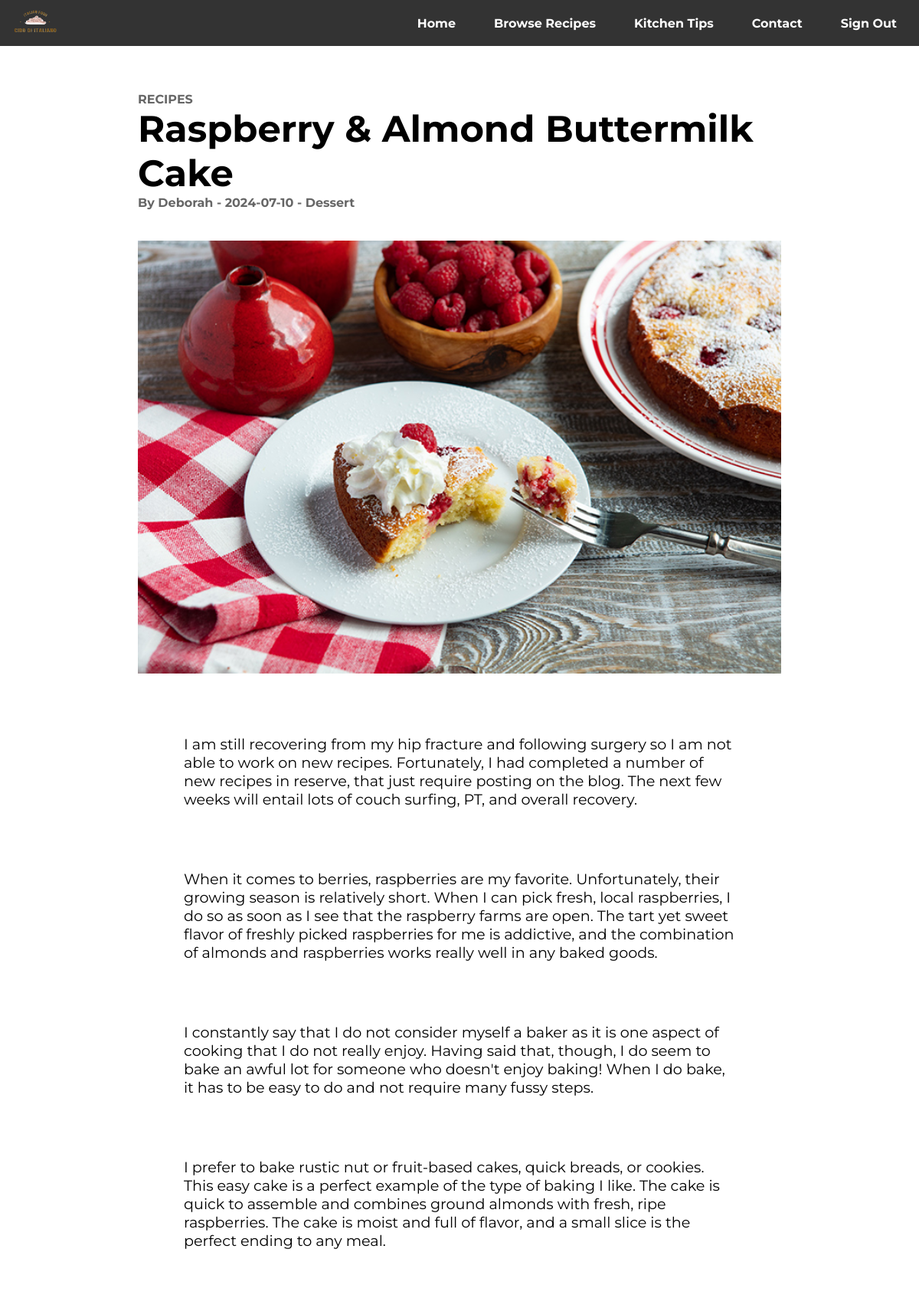
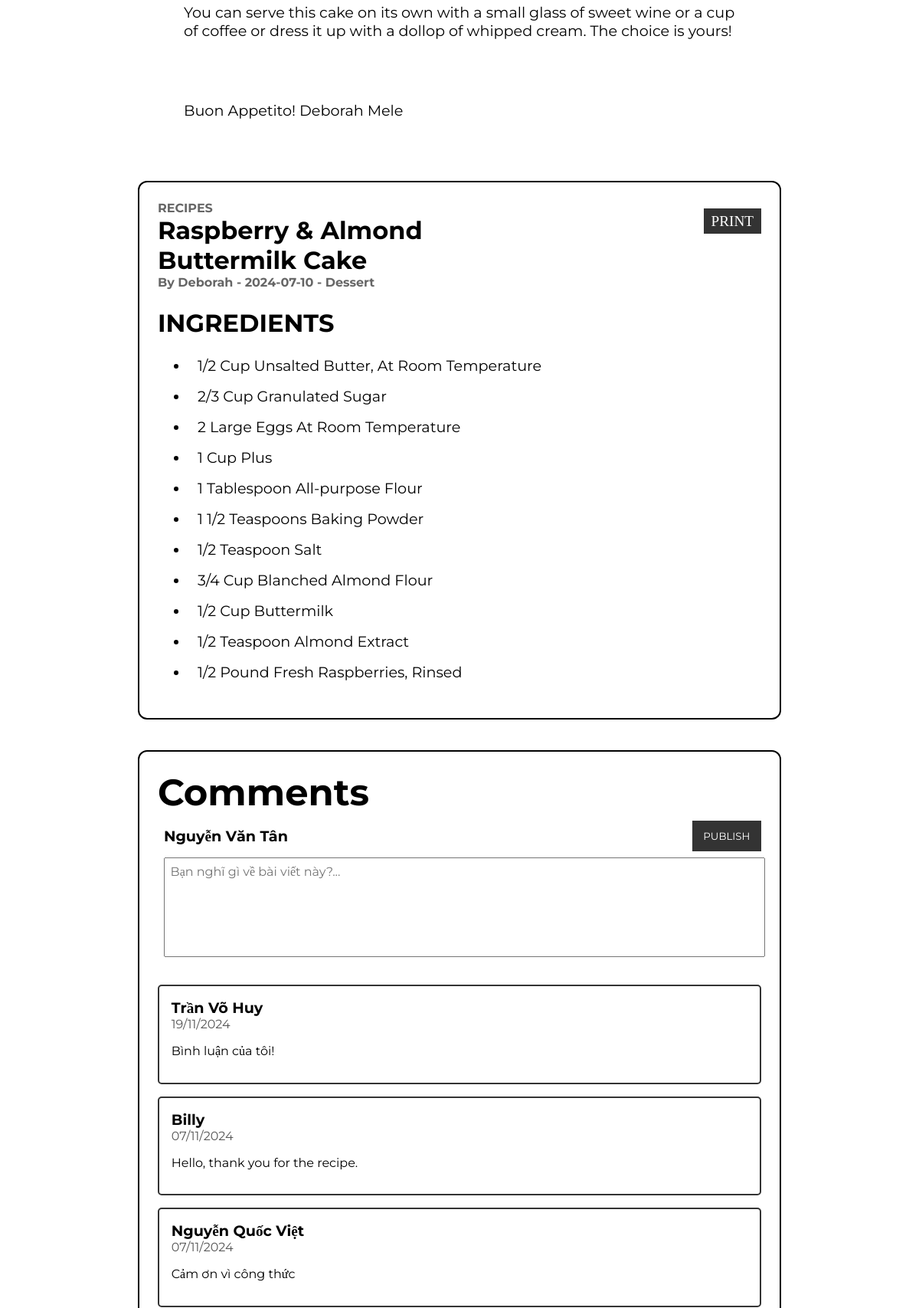
The page /DoAnWeb/post.php?ID=11 (signed in, upper part) on the database its author committed (2 pictures, top to bottom).
### tables this page shows
CREATE TABLE `foods` (
  `ID` int(11) NOT NULL,
  `NAME` varchar(255) NOT NULL,
  `AUTHOR` varchar(255) NOT NULL,
  `UPLOAD` date NOT NULL,
  `DESCRIPTION` text NOT NULL,
  `INGREDIENTS` text NOT NULL,
  `MAIN_IMAGE` text NOT NULL,
  `CATEGORY` varchar(255) NOT NULL
);

CREATE TABLE `comments` (
  `ID` int(11) NOT NULL,
  `USER_ID` int(11) NOT NULL,
  `POST_ID` int(11) NOT NULL,
  `COMMENT` text NOT NULL,
  `CREATED_TIME` timestamp NOT NULL DEFAULT current_timestamp() ON UPDATE current_timestamp()
);

CREATE TABLE `users` (
  `ID` int(11) NOT NULL,
  `NAME` varchar(255) NOT NULL,
  `USERNAME` varchar(255) NOT NULL,
  `PASSWORD` varchar(255) NOT NULL,
  `ROLE` enum('admin','user') NOT NULL DEFAULT 'user'
);

### DoAnWeb/post.php (the view, shortened to what this page needs)
<?php
include 'data.php';
$content = '';
if (isset($_GET['ID'])) {
    $id = intval($_GET['ID']);
    $sql = "SELECT * FROM foods WHERE ID = ?";
    $stmt = mysqli_prepare($conn, $sql);
    mysqli_stmt_bind_param($stmt, "i", $id);
    mysqli_stmt_execute($stmt);
    $result = mysqli_stmt_get_result($stmt);
    if ($result) {
        if ($row = mysqli_fetch_assoc($result)) {
            $content .= "<p class=\"mini-title\">RECIPES</p>";
            $content .= "<p class=\"title\">" . htmlspecialchars($row['NAME']) . "</p>";
            $content .= "<p class=\"subtitle\">By " . htmlspecialchars($row['AUTHOR']) . " - " . htmlspecialchars($row['UPLOAD']) . " - " . htmlspecialchars($row['CATEGORY']) . "</p>";
            $content .= "<img src=\"" . htmlspecialchars($row['MAIN_IMAGE']) . "\">";
            $content .= "<div style=\"height: 5vh;\"></div>";
            $descriptions = explode('|', $row['DESCRIPTION']);
            foreach ($descriptions as $description) {
                $content .= '<p class="content">' . htmlspecialchars(trim($description)) . '</p>';
            }
            $content .= "<div style=\"height: 5vh;\"></div>";
            $content .= "<div class=\"ingredients\">";
            $content .= "<div class=\"header\">";
            $content .= "<div class=\"left\">";
            $content .= "<p class=\"mini-title\">RECIPES</p>";
            $content .= "<p class=\"title\">" . htmlspecialchars($row['NAME']) . "</p>";
            $content .= "<p class=\"subtitle\">By " . htmlspecialchars($row['AUTHOR']) . " - " . htmlspecialchars($row['UPLOAD']) . " - " . htmlspecialchars($row['CATEGORY']) . "</p>";
            $content .= "</div>";
            $content .= "<div class=\"right\">";
            $content .= "<div class=\"overlay-button-black\"><a href=\"#\">PRINT</a></div>";
            $content .= "</div>";
            $content .= "</div>";
            $content .= "<p class=\"title\">INGREDIENTS</p>";
            $content .= "<ul>";
            $ingredients = explode('|', $row['INGREDIENTS']);
            foreach ($ingredients as $ingredient) {
                $content .= '<li class="content">' . htmlspecialchars(trim($ingredient)) . '</li>';
            }
            $content .= "</ul>";
            $content .= "</div>";
        } else {
            header('Location: not-found.php');
            exit();
        }
    } else {
        header('Location: not-found.php');
        exit();
    }
} else {
    header('Location: not-found.php');
    exit();
}
?>
<!DOCTYPE html>
<html lang="en">
<head>
    <link rel="stylesheet" href="styles/permanent.css">
    <link rel="stylesheet" href="styles/styles.css">
    <link rel="stylesheet" href="styles/post.css">
</head>
<body>
    <header>
        <div class="logo">
            <a href="index.php"><img src="images/logo-3.png"></a>
        </div>
        <nav class="nav-menu">
            <a href="index.php">Home</a>
            <a href="main-menu.php">Browse Recipes</a>
            <a href="tips.php">Kitchen Tips</a>
            <a href="contact.php">Contact</a>
            <?php if (isset($_SESSION['username'])): ?>
                <a href="sign-out.php">Sign Out</a>
            <?php else: ?>
                <a href="sign-in.php">Sign In</a>
            <?php endif; ?>
        </nav>
    </header>
    <div class="post">
        <?php echo $content;?>
        <div class="comments" id="comments">
                <p class="title">Comments</p>
                <form class="comment-form" method="POST">
                    <div class="comment-top">
                        <?php if (isset($_SESSION['name'])): ?>
                            <p class="comment-name"><?php echo htmlspecialchars($_SESSION['name']); ?></p>
                        <?php else: ?>
                            <p class="comment-name">Đăng nhập để bình luận</p>
                        <?php endif; ?>
                        <button class="comment-button" style="float: right;" type="submit" name="submit" formaction="#comments">PUBLISH</button>
                    </div>
                    <textarea class="comment-input" name="comment" placeholder="Bạn nghĩ gì về bài viết này?..."></textarea>
                </form>
                <?php
                    $post_id = intval($_GET['ID']);
                    $sql = "SELECT C.ID, C.COMMENT, C.CREATED_TIME, U.NAME, U.ID AS USER_ID FROM COMMENTS C JOIN USERS U ON C.USER_ID = U.ID WHERE C.POST_ID = ? ORDER BY C.CREATED_TIME DESC";
                    $stmt = $conn->prepare($sql);
                    $stmt->bind_param("i", $post_id);
                    $stmt->execute();
                    $result = $stmt->get_result();
                    while ($row = $result->fetch_assoc()) {
                        echo '<div class="comment">';
                        echo '    <div class="comment-top">';
                        echo '        <div>';
                        echo '            <p class="comment-name">' . htmlspecialchars($row['NAME']) . '</p>';
                        echo '            <p class="comment-date">' . date("d/m/Y", strtotime($row['CREATED_TIME'])) . '</p>';
                        echo '        </div>';
                        echo '    </div>';
                        echo '    <p class="comment-post">' . htmlspecialchars($row['COMMENT']) . '</p>';
                        echo '</div>';
                    }
                    ?>
            </div>
    </div>
</body>
</html>

### DoAnWeb/styles/permanent.css (style rules this page uses)
header { background-color: #333333; padding: 10px; display: flex; align-items: center; justify-content: space-between; position: fixed; width: 100%; top: 0; left: 0; z-index: 1000; transition: top 0.3s; }
.logo img { width: 6vw; height: auto; margin: 0 auto; }
.nav-menu { display: flex; gap: 20px; margin-left: auto; margin-right: 2vw; }
.nav-menu a { color: white; text-decoration: none; font-weight: bold; padding: 10px 15px; position: relative; }
.nav-menu a::after { content: ''; position: absolute; left: 50%; bottom: 0; height: 2px; width: 0; background-color: white; transition: width 0.4s ease, left 0.4s ease; }

### DoAnWeb/styles/styles.css (style rules this page uses)
body { font-family: Montserrat; margin: 0; padding: 0; padding-bottom: 60px; height: 100vh; background-size: cover; background-position: center; background-repeat: no-repeat; display: flex; flex-direction: column; min-height: 100vh; overflow-x: hidden; }
.overlay-button-black a { font-family: fantasy; letter-spacing: normal; font-size: 1.2rem; color: white; text-decoration: none; padding: 6px 10px; background-color: #333333; transition: background-color 0.3s ease, color 0.3s ease; margin-top: 10px; cursor: pointer; }

### DoAnWeb/styles/post.css (style rules this page uses)
.post { width: 70vw; min-height: auto; margin-top: 10%; margin-left: 15%; margin-right: 15%; }
.post img { display: block; margin: 0 auto; margin-top: 5vh; width: 70vw; height: auto; }
.mini-title { font-weight: bold; margin: 0; color: #666666; }
.title { font-size: 3rem; font-weight: bold; margin: 0; }
.subtitle { font-weight: bold; margin: 0; color: #666666; }
.content { margin: 0; font-size: 1.2rem; padding: 5vh 5vw; }
.ingredients { border: 2px solid black; padding: 3vh; border-radius: 1vw; margin-bottom: 5vh; }
.ingredients .header { display: flex; flex-direction: row; justify-content: space-between; }
.ingredients .header .left { max-width: 35vw; }
.ingredients .header .left .title { margin-top: 0; }
.ingredients .header .right { margin-top: 2vh; }
.ingredients .title { font-size: 2rem; font-weight: bold; margin: 0; margin-top: 3vh; }
.ingredients .content { margin: 0; font-size: 1.2rem; padding: 1vh 1vw; }
.comments { border: 2px solid black; padding: 3vh; border-radius: 1vw; margin-bottom: 5vh; }
.comment { border: 2px solid #333333; border-radius: 5px; margin-top: 2vh; padding: 2%; }
.comment-form { padding: 1%; }
.comment-top { display: flex; flex-direction: row; justify-content: space-between; align-items: center; margin-bottom: 1vh; width: 65vw; }
.comment-name { font-weight: bold; font-size: 1.2rem; margin: 0; }
.comment-date { margin: 0; color: #555555; }
.comment-input { width: 64vw; height: 14vh; vertical-align: top; text-align: start; font-family: 'Montserrat', serif, ui-monospace; font-size: 1rem; resize: none; padding: 1%; }
.comment-button { border: none; background-color: #333333; color: white; font-family: 'Montserrat', serif, ui-monospace; width: 7.5vw; height: 5vh; }

### rows shown on the page
foods: NAME "Raspberry & Almond Buttermilk Cake", AUTHOR "Deborah", UPLOAD "2024-07-10", CATEGORY "Dessert", DESCRIPTION "I am still recovering from my hip fracture and following surgery so I am not able to work on new recipes. Fortunately, I had completed a number of new recipes in reserve, that just require posting on the blog. The next few weeks will entail lots of couch surfing, PT, and overall recovery.", DESCRIPTION "When it comes to berries, raspberries are my favorite. Unfortunately, their growing season is relatively short. When I can pick fresh, local raspberries, I do so as soon as I see that the raspberry farms are open. The tart yet sweet flavor of freshly picked raspberries for me is addictive, and the combination of almonds and raspberries works really well in any baked goods.", DESCRIPTION "I constantly say that I do not consider myself a baker as it is one aspect of cooking that I do not really enjoy. Having said that, though, I do seem to bake an awful lot for someone who doesn't enjoy baking! When I do bake, it has to be easy to do and not require many fussy steps.", DESCRIPTION "I prefer to bake rustic nut or fruit-based cakes, quick breads, or cookies. This easy cake is a perfect example of the type of baking I like. The cake is quick to assemble and combines ground almonds with fresh, ripe raspberries. The cake is moist and full of flavor, and a small slice is the perfect ending to any meal.", DESCRIPTION "You can serve this cake on its own with a small glass of sweet wine or a cup of coffee or dress it up with a dollop of whipped cream. The choice is yours!", DESCRIPTION "Buon Appetito! Deborah Mele", INGREDIENTS "1/2 Cup Unsalted Butter, At Room Temperature", INGREDIENTS "2/3 Cup Granulated Sugar", INGREDIENTS "2 Large Eggs At Room Temperature", INGREDIENTS "1 Cup Plus", INGREDIENTS "1 Tablespoon All-purpose Flour", INGREDIENTS "1 1/2 Teaspoons Baking Powder", INGREDIENTS "1/2 Teaspoon Salt", INGREDIENTS "3/4 Cup Blanched Almond Flour", INGREDIENTS "1/2 Cup Buttermilk", INGREDIENTS "1/2 Teaspoon Almond Extract", INGREDIENTS "1/2 Pound Fresh Raspberries, Rinsed"
comments: USER_ID.NAME "Trần Võ Huy", CREATED_TIME "19/11/2024", COMMENT "Bình luận của tôi!"
comments: USER_ID.NAME "Billy", CREATED_TIME "07/11/2024", COMMENT "Hello, thank you for the recipe."
comments: USER_ID.NAME "Nguyễn Quốc Việt", CREATED_TIME "07/11/2024", COMMENT "Cảm ơn vì công thức"

### other values the page prints
$_SESSION['name'] "Nguyễn Văn Tân"
